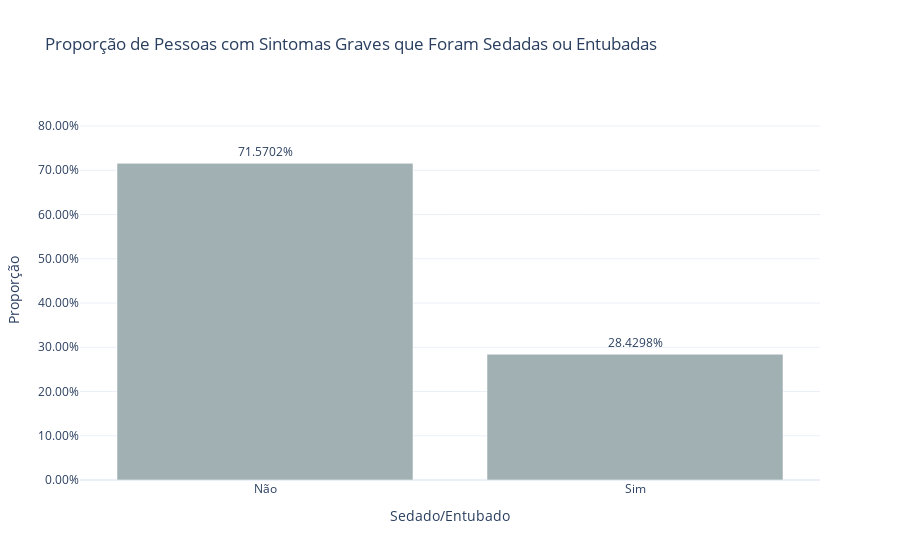

The cell this chart's notebook holds for it:
### Code cell
query = """
SELECT Sedado_entubado, COUNT(*) AS total
FROM `pnad-covid-analise.pnad_covid_data.sintomas_traduzida`
WHERE Febre = 'Sim' OR Tosse = 'Sim' OR Dificuldade_respirar = 'Sim'
GROUP BY Sedado_entubado
"""
df = client.query(query).to_dataframe()

# Corrigir o tipo e garantir correspondência
df["Sedado_entubado"] = df["Sedado_entubado"].astype(str)

# ✅ Filtro correto com 'Sim' e 'Nao'
df = df[df["Sedado_entubado"].isin(["Sim", "Nao"])]

# ✅ Rótulos legíveis
df["Sedado_entubado"] = df["Sedado_entubado"].replace({
    "Sim": "Sim", "Nao": "Não"
})

# Proporção sobre total com sintomas graves
total_graves = df["total"].sum()
df["proporcao"] = df["total"] / total_graves

# Gráfico final
fig = px.bar(df, x="Sedado_entubado", y="proporcao", text="proporcao",
             title="Proporção de Pessoas com Sintomas Graves que Foram Sedadas ou Entubadas",
             labels={"Sedado_entubado": "Sedado/Entubado", "proporcao": "Proporção"},
             color_discrete_sequence=["#A1B1B3"])
fig.update_traces(texttemplate='%{text:.4%}', textposition='outside')
fig.update_layout(template='plotly_white')
fig.update_yaxes(tickformat=".2%", range=[0, df["proporcao"].max() * 1.2])
fig.show()

### Figure 1 — Plotly figure (JSON) as saved in the notebook; plotly's stock layout.template omitted (floating-point values rounded to 4 significant figures)
{"data": [{"hovertemplate": "Sedado/Entubado=%{x}<br>Proporção=%{text}<extra></extra>", "legendgroup": "", "marker": {"color": "#A1B1B3", "pattern": {"shape": ""}}, "name": "", "orientation": "v", "showlegend": false, "text": [0.7157, 0.2843], "textposition": "outside", "texttemplate": "%{text:.4%}", "type": "bar", "x": ["Não", "Sim"], "xaxis": "x", "y": [0.7157, 0.2843], "yaxis": "y"}], "layout": {"barmode": "relative", "legend": {"tracegroupgap": 0}, "title": {"text": "Proporção de Pessoas com Sintomas Graves que Foram Sedadas ou Entubadas"}, "xaxis": {"anchor": "y", "domain": [0, 1], "title": {"text": "Sedado/Entubado"}}, "yaxis": {"anchor": "x", "domain": [0, 1], "range": [0, 0.8588], "tickformat": ".2%", "title": {"text": "Proporção"}}}}
